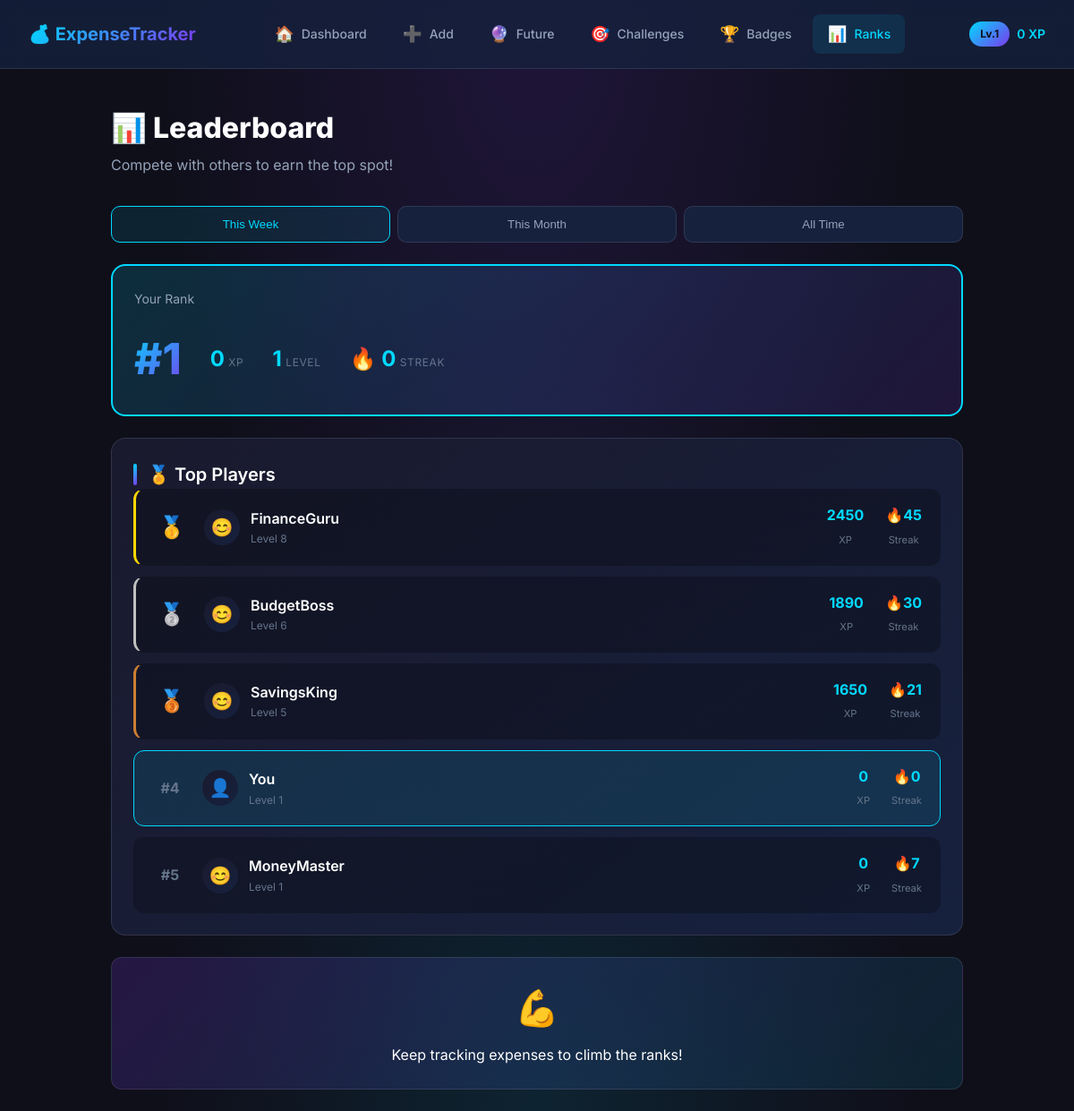
Page /leaderboard/ on the committed database.
### tracker/models.py (models this page shows, shortened)
class UserProfile(models.Model):
    THEME_CHOICES = [
        ('dark', 'Dark Mode'),
        ('light', 'Light Mode'),
        ('neon', 'Neon Glow'),
        ('midnight', 'Midnight Blue'),
        ('forest', 'Forest Green'),
    ]
    user = models.OneToOneField(User, on_delete=models.CASCADE, null=True, blank=True)
    xp = models.IntegerField(default=0)
    level = models.IntegerField(default=1)
    current_streak = models.IntegerField(default=0)
    longest_streak = models.IntegerField(default=0)
    last_expense_date = models.DateField(null=True, blank=True)
    streak_multiplier = models.FloatField(default=1.0)
    theme = models.CharField(max_length=20, choices=THEME_CHOICES, default='dark')
    unlocked_themes = models.JSONField(default=list)
    unlocked_insights = models.JSONField(default=list)
    total_saved = models.DecimalField(max_digits=12, decimal_places=2, default=0)
    challenges_completed = models.IntegerField(default=0)
    created_at = models.DateTimeField(auto_now_add=True)

### tracker/views.py (the view)
# urls.py: path('leaderboard/', views.leaderboard_view, name='leaderboard'),
def leaderboard_view(request):
    profile = get_or_create_profile()
    leaderboard_data = [
        {'rank': 1, 'name': 'FinanceGuru', 'xp': 2450, 'level': 8, 'streak': 45},
        {'rank': 2, 'name': 'BudgetBoss', 'xp': 1890, 'level': 6, 'streak': 30},
        {'rank': 3, 'name': 'SavingsKing', 'xp': 1650, 'level': 5, 'streak': 21},
        {'rank': 4, 'name': 'You', 'xp': profile.xp, 'level': profile.level, 'streak': profile.current_streak, 'is_current': True},
        {'rank': 5, 'name': 'MoneyMaster', 'xp': max(profile.xp - 100, 0), 'level': max(profile.level - 1, 1), 'streak': 7},
    ]
    leaderboard_data.sort(key=lambda x: x['xp'], reverse=True)
    for i, entry in enumerate(leaderboard_data):
        entry['rank'] = i + 1
    context = {
        'profile': profile,
        'leaderboard': leaderboard_data,
        'period': 'weekly',
    }
    return render(request, "leaderboard.html", context)

### tracker/views.py (called while the page is built)
def get_or_create_profile():
    profile, created = UserProfile.objects.get_or_create(
        user=None,
        defaults={
            'unlocked_themes': ['dark'],
            'unlocked_insights': []
        }
    )
    if created:
        create_default_achievements()
        create_default_challenges()
    return profile

### tracker/templates/leaderboard.html (shortened to what this page needs)
{% extends 'base.html' %}
{% block content %}
<header class="page-header">
    <div class="header-content">
        <h1>📊 Leaderboard</h1>
        <p class="subtitle">Compete with others to earn the top spot!</p>
    </div>
</header>
<div class="period-tabs">
    <button class="period-tab active" data-period="weekly">This Week</button>
    <button class="period-tab" data-period="monthly">This Month</button>
    <button class="period-tab" data-period="alltime">All Time</button>
</div>
<div class="your-rank-card">
    <div class="rank-header">
        <span class="rank-label">Your Rank</span>
    </div>
    <div class="rank-content">
        <div class="rank-number">#{{ profile.level }}</div>
        <div class="rank-stats">
            <div class="rank-stat">
                <span class="stat-value">{{ profile.xp }}</span>
                <span class="stat-label">XP</span>
            </div>
            <div class="rank-stat">
                <span class="stat-value">{{ profile.level }}</span>
                <span class="stat-label">Level</span>
            </div>
            <div class="rank-stat">
                <span class="stat-value">🔥 {{ profile.current_streak }}</span>
                <span class="stat-label">Streak</span>
            </div>
        </div>
    </div>
</div>
<div class="card">
    <h2 class="card-title">🏅 Top Players</h2>
    <div class="leaderboard-list">
        {% for entry in leaderboard %}
        <div class="leaderboard-item {% if entry.is_current %}is-you{% endif %} rank-{{ entry.rank }}">
            <div class="lb-rank">
                {% if entry.rank == 1 %}
                <span class="rank-icon gold">🥇</span>
                {% elif entry.rank == 2 %}
                <span class="rank-icon silver">🥈</span>
                {% elif entry.rank == 3 %}
                <span class="rank-icon bronze">🥉</span>
                {% else %}
                <span class="rank-number-small">#{{ entry.rank }}</span>
                {% endif %}
            </div>
            <div class="lb-user">
                <div class="user-avatar">
                    {% if entry.is_current %}👤{% else %}😊{% endif %}
                </div>
                <div class="user-info">
                    <span class="user-name">{{ entry.name }}</span>
                    <span class="user-level">Level {{ entry.level }}</span>
                </div>
            </div>
            <div class="lb-stats">
                <div class="lb-stat">
                    <span class="lb-stat-value">{{ entry.xp }}</span>
                    <span class="lb-stat-label">XP</span>
                </div>
                <div class="lb-stat">
                    <span class="lb-stat-value">🔥{{ entry.streak }}</span>
                    <span class="lb-stat-label">Streak</span>
                </div>
            </div>
        </div>
        {% endfor %}
    </div>
</div>
<div class="motivation-card">
    <div class="motivation-icon">💪</div>
    <p>Keep tracking expenses to climb the ranks!</p>
</div>
{% endblock %}

### tracker/templates/base.html (shortened to what this page needs)
{% load static %}
<!DOCTYPE html>
<html lang="en">
<head>
    <link rel="stylesheet" href="{% static 'tracker/css/style.css' %}">
</head>
<body class="theme-{{ profile.theme|default:'dark' }}">
    <nav class="navbar">
        <div class="nav-brand">
            <a href="{% url 'dashboard' %}">💰 ExpenseTracker</a>
        </div>
        <div class="nav-links">
            <a href="{% url 'dashboard' %}" class="nav-item {% if request.path == '/' %}active{% endif %}">
                <span class="nav-icon">🏠</span>
                <span class="nav-text">Dashboard</span>
            </a>
            <a href="{% url 'add_expense' %}" class="nav-item {% if 'add' in request.path %}active{% endif %}">
                <span class="nav-icon">➕</span>
                <span class="nav-text">Add</span>
            </a>
            <a href="{% url 'predictions' %}" class="nav-item {% if 'predictions' in request.path %}active{% endif %}">
                <span class="nav-icon">🔮</span>
                <span class="nav-text">Future</span>
            </a>
            <a href="{% url 'challenges' %}" class="nav-item {% if 'challenges' in request.path %}active{% endif %}">
                <span class="nav-icon">🎯</span>
                <span class="nav-text">Challenges</span>
            </a>
            <a href="{% url 'achievements' %}"
                class="nav-item {% if 'achievements' in request.path %}active{% endif %}">
                <span class="nav-icon">🏆</span>
                <span class="nav-text">Badges</span>
            </a>
            <a href="{% url 'leaderboard' %}" class="nav-item {% if 'leaderboard' in request.path %}active{% endif %}">
                <span class="nav-icon">📊</span>
                <span class="nav-text">Ranks</span>
            </a>
        </div>
        <div class="nav-profile">
            <div class="profile-badge">
                <span class="level-badge-small">Lv.{{ profile.level }}</span>
                <span class="xp-badge">{{ profile.xp }} XP</span>
            </div>
        </div>
    </nav>
    <main class="main-content">
        <div class="container">
            {% block content %}{% endblock %}
        </div>
    </main>
</body>
</html>

### rows in the picture
UserProfile: level "1", xp "0", current_streak "0"

### other values in the picture
{{ entry.name }} "FinanceGuru" "BudgetBoss" "SavingsKing" "You" "MoneyMaster"
{{ entry.level }} "8" "6" "5" "1" "1"
{{ entry.xp }} "2450" "1890" "1650" "0" "0"
{{ entry.streak }} "45" "30" "21" "0" "7"
{{ entry.rank }} "4" "5"
